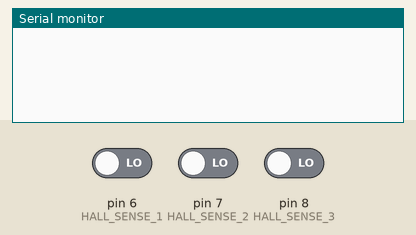
This sketch was run on a simulated Arduino Uno, built with avr-gcc and run on an emulated ATmega328P. Parts: the last lines printed to the serial monitor. The test bench sets the inputs (shaded band); at power-on: pin 6 (HALL_SENSE_1) LOW, pin 7 (HALL_SENSE_2) LOW, pin 8 (HALL_SENSE_3) LOW.

Above: at 1.2 s.
1.3 s: pin 6 (HALL_SENSE_1) driven HIGH
At 2.1 s:
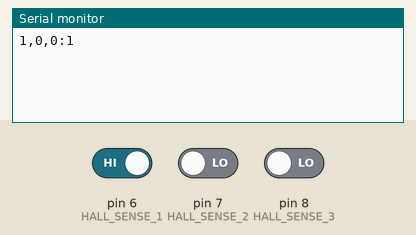
2.8 s: pin 7 (HALL_SENSE_2) driven HIGH
At 3.3 s:
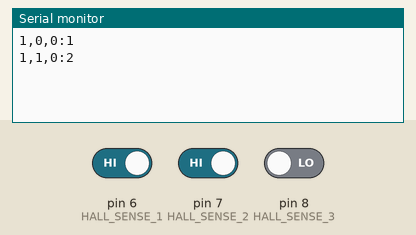
4.3 s: pin 8 (HALL_SENSE_3) driven HIGH
At 5.5 s:
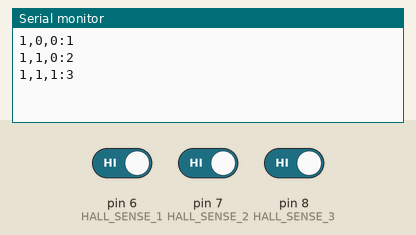
5.8 s: pin 6 (HALL_SENSE_1) driven LOW
At 6.8 s:
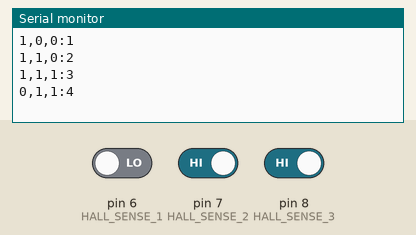
7.3 s: pin 7 (HALL_SENSE_2) driven LOW
At 7.9 s:
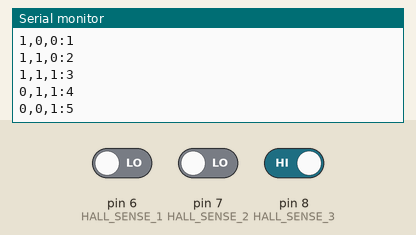
8.8 s: pin 8 (HALL_SENSE_3) driven LOW
At 10.3 s:
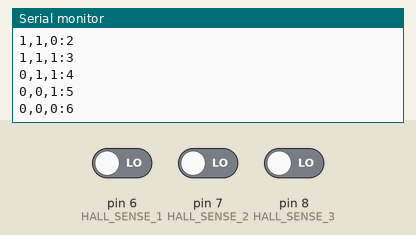
Timing chart, 0 to 11.3 s (numbered marks = the images above; inputs shaded):
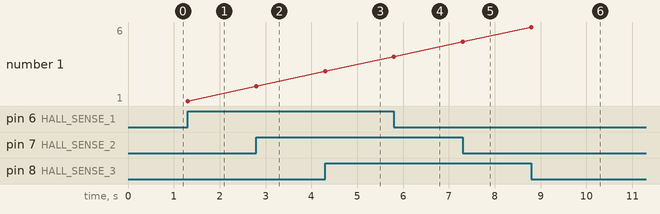

The sketch:

BrushlessRotaryEncoder.ino
```cpp
/*
 * Laser Printer Brushless Motor as Rotary Encoder
 * DR-62312-012
 *
 * The step patterns generated by the hall effect sensors are
 *
 * When turning clockwise
 *
 * 0,0,1 = 4
 * 0,0,0 = 0
 * 1,0,0 = 1
 * 1,1,0 = 3
 * 1,1,1 = 7
 * 0,1,1 = 6
 *
 * When turning counter clockwise
 *
 * 1,1,1 = 7
 * 1,0,1 = 5
 * 1,0,0 = 1
 * 0,0,0 = 0
 * 0,1,0 = 2
 * 0,1,1 = 6
*/
#define STEP 13
#define STEP_DIR 9
#define HALL_SENSE_1 6
#define HALL_SENSE_2 7
#define HALL_SENSE_3 8
#define INITIAL 255
#define DIR_NONE -1
#define DIR_CW 1
#define DIR_CCW 0
#define DEBUG 1

int a,b,c;

int last;
int curr;

int count = 0;

// the setup function runs once when you press reset or power the board
void setup() {
  // initialize digital pin LED_BUILTIN as an output.
  pinMode(HALL_SENSE_1, INPUT);
  pinMode(HALL_SENSE_2, INPUT);
  pinMode(HALL_SENSE_3, INPUT);
  pinMode(STEP, OUTPUT);
  pinMode(STEP_DIR, OUTPUT);
  if (DEBUG == 1) {
    Serial.begin(9600);
  }
  digitalWrite(STEP_DIR, LOW);
  digitalWrite(STEP, LOW);
  last = INITIAL;
}

int getDir(int curr) {
  int DIR = DIR_NONE;
  if (curr == 0) {
    DIR = last == 4 ? DIR_CW : DIR_CCW;
  }

  if (curr == 7) {
    DIR = last == 3 ? DIR_CW : DIR_CCW;
  }

  if (curr == 6) {
    DIR = last == 7 ? DIR_CW : DIR_CCW;
  }

  if (curr == 1) {
    DIR = last == 0 ? DIR_CW : DIR_CCW;
  }

  if (curr ==3 || curr == 4)
  {
    DIR = DIR_CW;
  }

  if (curr ==5 || curr == 2)
  {
    DIR = DIR_CCW;
  }

  return DIR;
}

int readPosition() {
  a = digitalRead(HALL_SENSE_1);
  b = digitalRead(HALL_SENSE_2);
  c = digitalRead(HALL_SENSE_3);

  return (a * 1) + (b * 2) + (c *4);
}

void debugState(int dir) {
  if (dir == DIR_CW) {
    count = count +1;
  }
  if (dir == DIR_CCW) {
    count = count -1;
  }
  Serial.print(a);
  Serial.print(',');
  Serial.print(b);
  Serial.print(',');
  Serial.print(c);
  Serial.print(':');
  Serial.println(count);
}

void sendPulse() {
    digitalWrite(STEP, HIGH);
    delay(1);
    digitalWrite(STEP, LOW);
}

void loop() {
  curr = readPosition();
  if (last != INITIAL) {
    if (last != curr) {
      int dir = getDir(curr);
      if (dir == DIR_CCW || dir ==DIR_CW) {
          digitalWrite(STEP_DIR, dir);
      }
      sendPulse();
      if (DEBUG == 1) {
        debugState(dir);
      }
    }
  }

  last = curr;
}
```

Measured:
- after the input at 1.3 s, the serial monitor: prints a new line at once (image 1)
- after the input at 2.8 s, the serial monitor: prints a new line at once (image 2)
- after the input at 4.3 s, the serial monitor: prints a new line at once (image 3)
- after the input at 5.8 s, the serial monitor: prints a new line at once (image 4)
- after the input at 7.3 s, the serial monitor: prints a new line at once (image 5)
- after the input at 8.8 s, the serial monitor: prints a new line at once (image 6)
- plotted number 1: 1 → 2 after the input at 2.8 s, 2 → 3 after the input at 4.3 s, 3 → 4 after the input at 5.8 s, 4 → 5 after the input at 7.3 s, 5 → 6 after the input at 8.8 s
